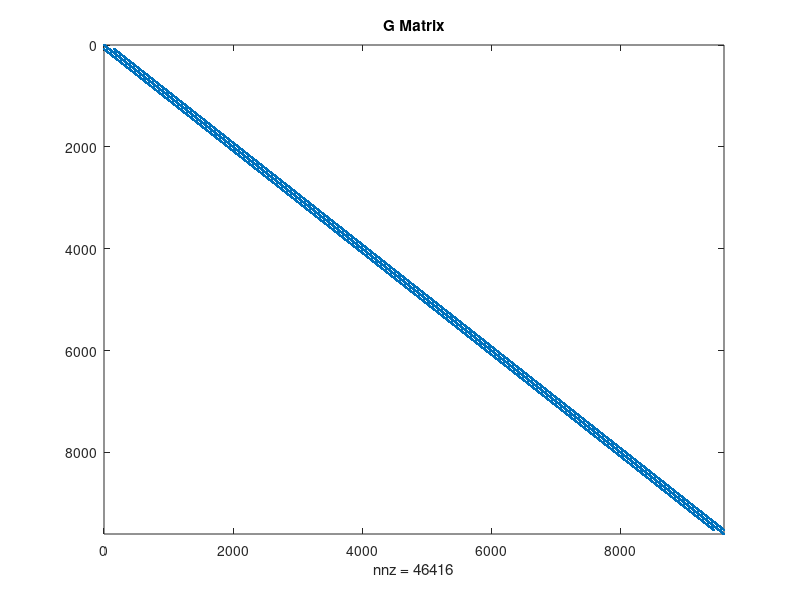
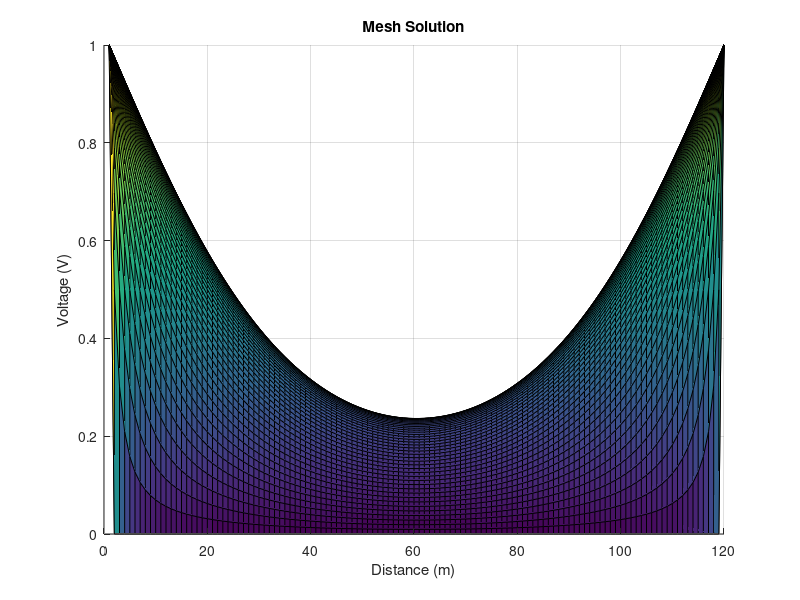
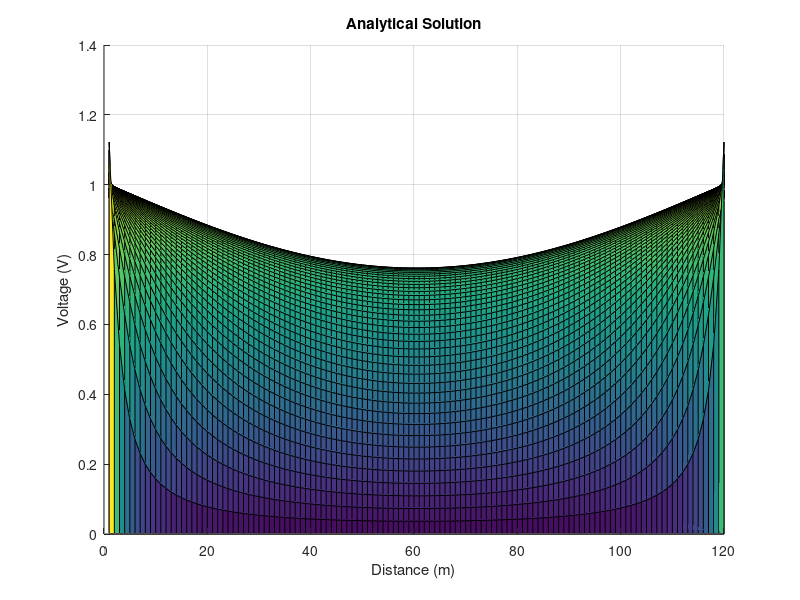

Write MATLAB code to recreate these figures, in order.
%% Assignment 2 Fixed
%  Konrad Socha 101037642


L = 120;
W = 80;

F = zeros(L*W,1);
G = sparse(L*W, L*W);

for i = 1:1:L
    for j = 1:1:W
        N = (i-1) * W + j;
        NXM = (i-2) * W + j;
        NXP = i * W + j;
        NYM = (i-1) * W + j-1;
        NYP = (i-1) * W + j+1;
        if i == 1 %     LEFT
        F(N,1) = 1;
        G(N,N) = 1;
        elseif i == L % RIGHT
        F(N,1) = 1;
        G(N,N) = 1;
        elseif j == 1 % BOTTOM
        F(N,1) = 0;
        G(N,N) = 1;
        elseif j == W % TOP
        F(N,1) = 0;
        G(N,N) = 1;
        else %          MID
        G(N,N)   = -4;
        G(N,NXM) = 1;
        G(N,NXP) = 1;
        G(N,NYM) = 1;
        G(N,NYP) = 1;
        end

    end

end


%Mesh Solution
VMatrix = reshape(G\F , [W,L]);

figure(1);
spy(G);
title("G Matrix") ;
figure(2);
surf(VMatrix')
title('Mesh Solution')
view(90,0);
xlabel("Distance (m)")
ylabel("Distance (m)")
zlabel("Voltage (V)")

x = linspace(-W/2, W/2, L); 
y = linspace(0, L, W);
Vana = zeros(W, L);
[X,Y] = meshgrid(x,y);

for n = 1:2:99 
    Vana = Vana +  1/n * cosh((n*pi*X)/L) / cosh((n*pi*W/2)/L).*...
        sin((n*pi*Y)/L) ;
end

figure(3);
VanaSurf = 4/pi * Vana;
surf(VanaSurf')
title('Analytical Solution')
view(90,0);
xlabel("Distance (m)")
ylabel("Distance (m)")
zlabel("Voltage (V)")
